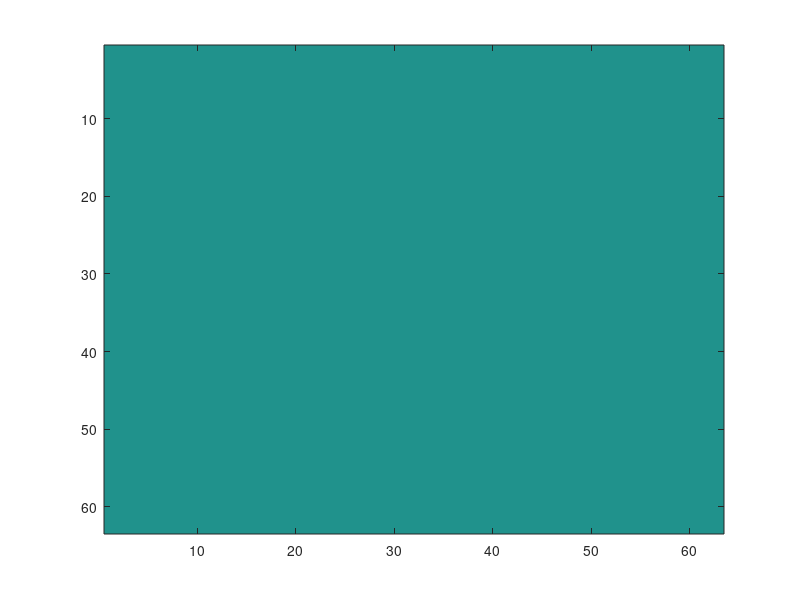
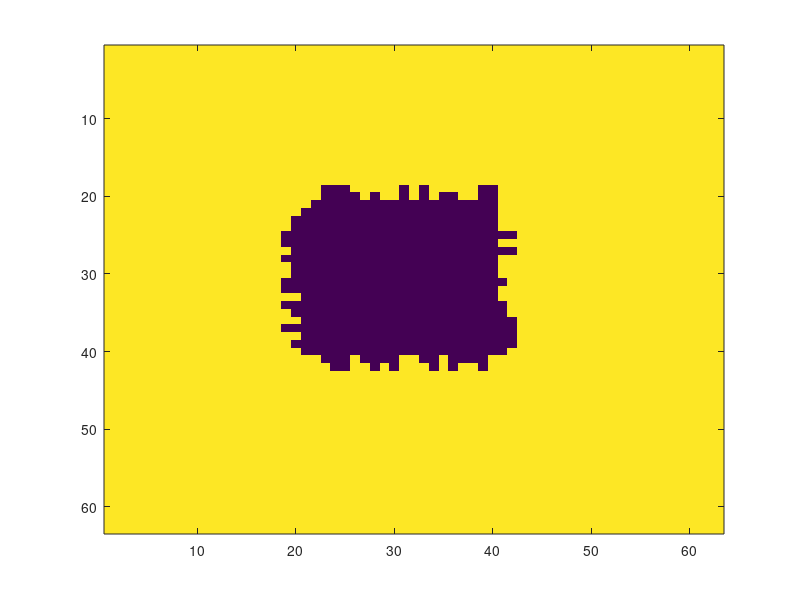
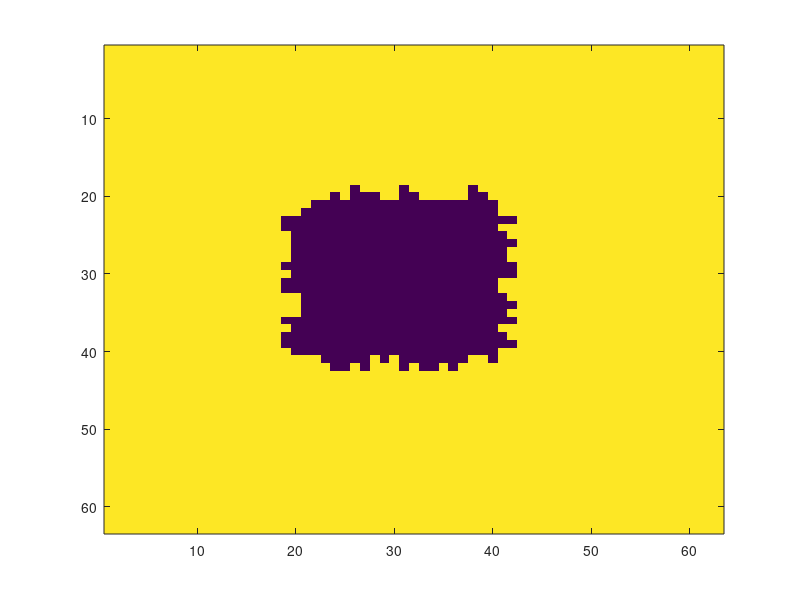
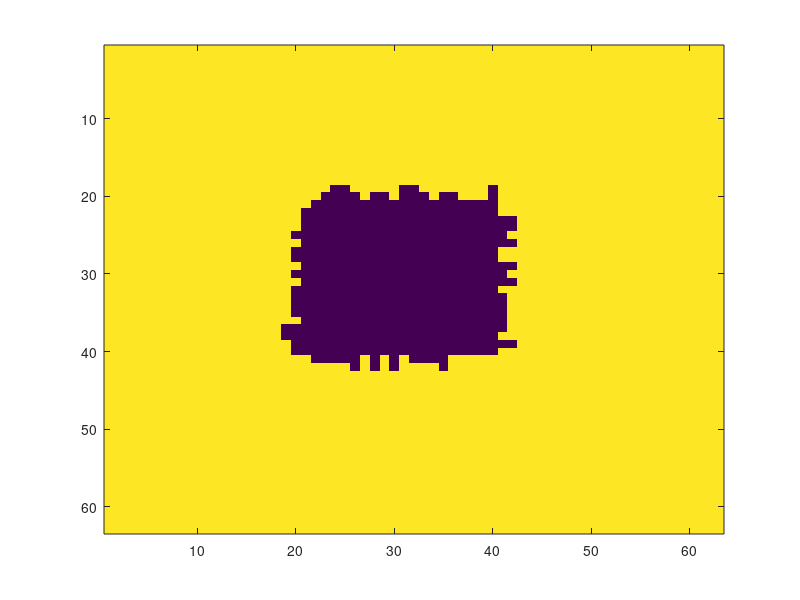

Source code (MATLAB) for these figures, in order:
% generate rough nanomesh input for 2D FDTD
% Define the maximum range
Lx = 34e-9;
Ly = 34e-9;
Lz = 22e-9;
Dp = 11e-9;
dx = 5.43e-10;
NX = 63;
NY = 63;
Nz = 40;
% define the pore size
nx = 19;
ny = 19;
% define roughness level in the pore
nr = 3;

CX = (NX-1) / 2;
CY = (NY-1) / 2;
GEO = zeros(NX,NY,Nz+2);
for k = 2:Nz+1
    rho = ones(NX,NY);
    R = ones(nx, ny);
    
    % four sides
    Rxm = nr*rand(1,ny);
    Rxp = nr*rand(1,ny);
    Rym = nr*rand(nx,1);
    Ryp = nr*rand(nx,1);
    XM = zeros(nr,ny);
    XP = zeros(nr,ny);
    YM = zeros(nx, nr);
    YP = zeros(nx, nr);
    C = zeros(nr,nr);   % corner matrix

    for j = 1:ny
        nxm = Rxm(j);
        nxp = Rxp(j);
        for i = 1: nxm
            XM(i,j) = 1;
        end
        for i = 1: nxp
            XP(i,j) = 1;
        end
    end
    
    for i = 1: nx
        nym = Rym(i);
        nyp = Ryp(i);     
        for j = 1:nym
            YM(i,j) = 1;
        end
        for j = 1:nyp
            YP(i,j) = 1;
        end
    end
    
    XM = 1 - XM;
    YM = 1 - YM;
    YM = [C;YM;C];
    YP = [C;YP;C];
    R = [XM;R;XP];
    R = [YM R YP];
    ixstart = round(CX - nr - 0.5*nx);
    ixend = ixstart + 2*nr + nx - 1;
    iystart = round(CY - nr - 0.5*ny);
    iyend = iystart + 2*nr + ny - 1;
    rho(ixstart:ixend, iystart:iyend) = rho(ixstart:ixend, iystart:iyend)-R;
    GEO(:,:,k) = rho;
end

fp = fopen('RNM.in','a+');
fprintf(fp,'%d %d %d\n', NX, NY, Nz+2);
fclose(fp);

for k = 1:Nz+2
    geo = GEO(:,:,k);
    save('RNM.in','geo','-ascii','-append');
    figure(k)
    imagesc(geo);
end